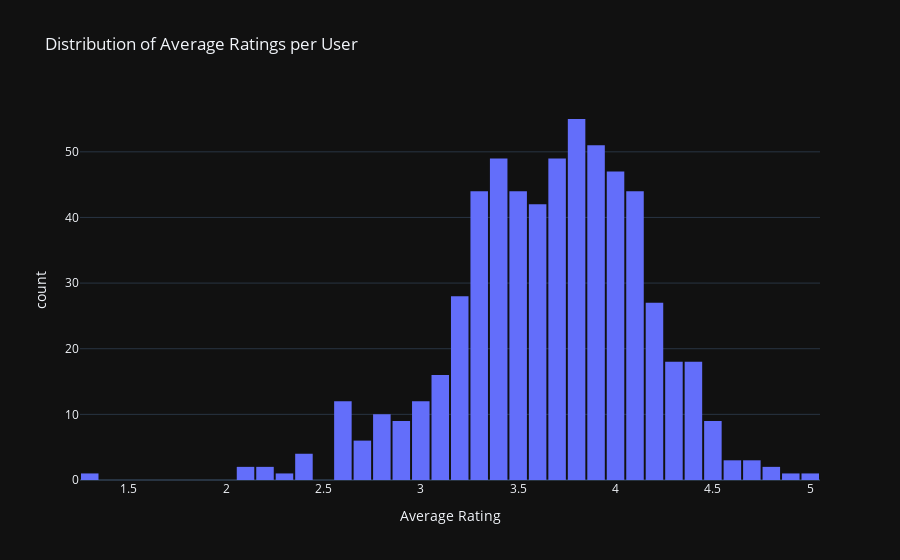

The cell this chart's notebook holds for it:
### Code cell
# Graph 3: Very positive vs very critical users
avg_rating_per_user = ratings_df.groupby("userId")["rating"].mean().reset_index()
fig3 = px.histogram(
    avg_rating_per_user,
    x="rating",
    nbins=50,
    title="Distribution of Average Ratings per User",
    labels={"rating": "Average Rating"},
)
fig3.update_layout(bargap=0.1)
fig3.show()

### Figure 1 — Plotly figure (JSON) as saved in the notebook; plotly's stock layout.template omitted (floating-point values rounded to 4 significant figures; data arrays with more than 128 entries replaced by an {"elided": "..."} marker saying what was removed)
{"data": [{"bingroup": "x", "hovertemplate": "Average Rating=%{x}<br>count=%{y}<extra></extra>", "legendgroup": "", "marker": {"color": "#636efa", "pattern": {"shape": ""}}, "name": "", "nbinsx": 50, "orientation": "v", "showlegend": false, "x": {"elided": "610 float values"}, "xaxis": "x", "yaxis": "y", "type": "histogram"}], "layout": {"xaxis": {"anchor": "y", "domain": [0.0, 1.0], "title": {"text": "Average Rating"}}, "yaxis": {"anchor": "x", "domain": [0.0, 1.0], "title": {"text": "count"}}, "legend": {"tracegroupgap": 0}, "title": {"text": "Distribution of Average Ratings per User"}, "barmode": "relative", "bargap": 0.1}}
